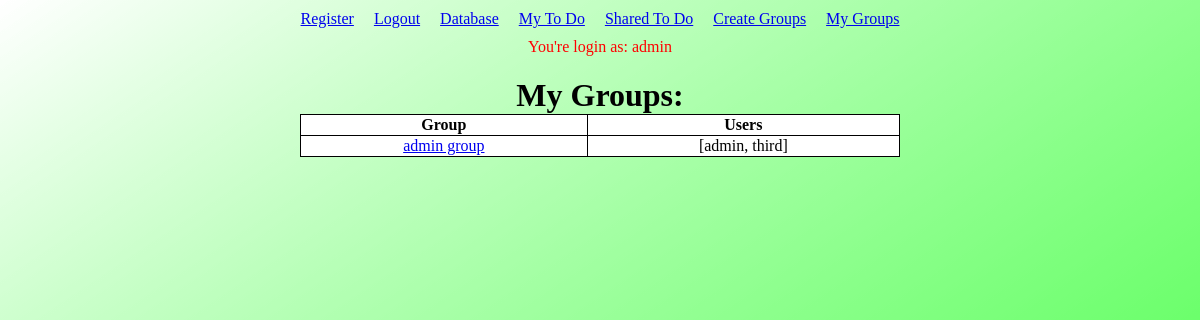
/mygroups (signed in), run on the app's committed database.
### main.py (models this page shows, shortened)
class User(db.Model, UserMixin):
    id = db.Column(db.Integer, primary_key = True)
    username = db.Column(db.String(10), unique=True, index=True)
    password = db.Column(db.String(20))
    todos = db.relationship('Todo', backref='owner', lazy=True)
    def __repr__(self):
        return self.username

class Group(db.Model):
    id = db.Column(db.Integer, primary_key = True)
    name = db.Column(db.String(10), unique=True, index=True)
    password = db.Column(db.String(20))
    users = db.relationship('User',
                            secondary=groups,
                            backref=db.backref('groups',
                                                lazy='dynamic',
                                                order_by=name))
    def __repr__(self):
        return self.name

### main.py (the view)
@app.route("/mygroups")
@login_required
def my_groups():
    user = current_user
    groups = Group.query.all()
    my_groups = []
    for group in groups:
        if user in group.users:
            my_groups.append(group)
    return render_template('my_groups.html', my_groups=my_groups)

### main.py (called while the page is built)
@login_manager.user_loader
def load_user(user_id):
    return User.query.get(int(user_id))

### templates/my_groups.html
{% extends "layout.html" %}
{% block content %}
    <h1>My Groups:</h1>
    <table style="width: 50%; margin-left: auto; margin-right: auto;">
        <tr>
            <th>Group</th>
            <th>Users</th>
        </tr>
    {% for group in my_groups %}
            <tr>
                <td style="text-align: center;"> <a href="{{ url_for('group_info', group_name=group) }}"> {{ group }} </a></td>
                <td style="text-align: center;"> {{ group.users }} </td>
            </tr>
    {% endfor %}
    </table>
{% endblock %}

### templates/layout.html (shortened to what this page needs)
<!DOCTYPE html>
<html lang="en">
<head>
    <link rel="stylesheet" href="{{ url_for('static', filename='styles.css') }}">
</head>
<body>
    <section class="links">
        <a href="{{ url_for('register') }}">Register</a>
        <br>
        {% if current_user.is_authenticated %}
            <a href="{{ url_for('logout') }}">Logout</a>
        {% else %}
            <a href="{{ url_for('login') }}">Login</a>
        {% endif %}
        <br>
        <a href="{{ url_for('database') }}">Database</a>
        <br>
        <a href="{{ url_for('mytodo') }}">My To Do</a>
        <br>
        <a href="{{ url_for('sharedtodo') }}">Shared To Do</a>
        <br>
        <a href="{{ url_for('create_group') }}">Create Groups</a>
        <br>
        <a href="{{ url_for('my_groups') }}">My Groups</a>
        <br>
    </section>
    <div class="login-info">
        {% if current_user.is_authenticated %}
            <span>You're login as: {{  current_user.username }}</span>
        {% else %}
            <span>You're not login.</span>
        {% endif %}
    </div>
    {% block content %}{% endblock %}
</body>
</html>

### static/styles.css (style rules this page uses)
html, body { margin: 0; padding: 0; background-image: linear-gradient(to right bottom, rgba(0,255,0,0), rgba(0,255,0,0.5)); background-size: cover; background-repeat: no-repeat; width: 100%; min-height: 100vh; }
.links { display: flex; align-items: center; justify-content: center; }
.links a { margin: 10px; }
.login-info { text-align: center; color: red; }
h1 { text-align: center; margin-bottom: 0; }
table, th, td { border: 1px solid black; border-collapse: collapse; color: black; background-color: white; }

### data on the page
User: username "admin"
Group: name "admin group", users "[admin, third]"
